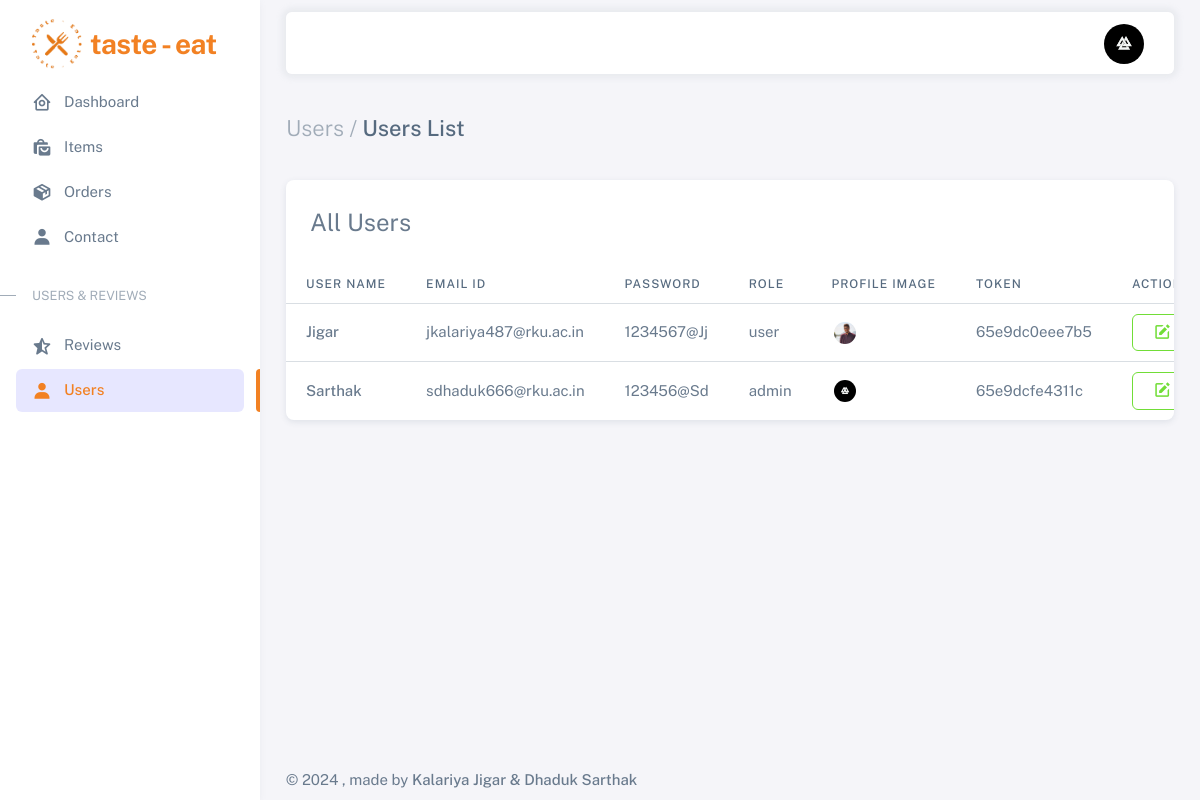
The app's page /users.php (signed in) with its own data.
### tables this page shows
CREATE TABLE `register` (
  `username` varchar(250) NOT NULL,
  `email` varchar(250) NOT NULL,
  `password` varchar(250) NOT NULL,
  `user` varchar(250) NOT NULL,
  `profilepic` varchar(250) NOT NULL,
  `token` varchar(250) NOT NULL
);

### users.php (the view, shortened to what this page needs)
<?php include './admin_include/header.php' ?>
<div class="content-wrapper">
  <div class="container-xxl flex-grow-1 container-p-y">
    <h4 class="py-3 mb-4"><span class="text-muted fw-light">Users /</span> Users List</h4>
    <div class="card">
      <div class="card-header d-flex justify-content-between" style="font-size: 1.5rem;">
        All Users
      </div>
      <div class="table-responsive text-nowrap">
        <table class="table table-hover">
          <thead>
            <tr>
              <th>User Name</th>
              <th>Email Id</th>
              <th>Password</th>
              <th>Role</th>
              <th>Profile Image</th>
              <th>Token</th>
              <th>Actions</th>
            </tr>
          </thead>
          <tbody class="table-border-bottom-0">
            <?php
            $q2 = "SELECT * FROM register";
            $qr2 = mysqli_query($con, $q2);
            if (mysqli_num_rows($qr2) > 0) {
              while ($roww = mysqli_fetch_assoc($qr2)) {
            ?>
                <tr>
                  <td><span class="fw-medium"><?php echo $roww['username']; ?></span></td>
                  <td><?php echo $roww['email']; ?></td>
                  <td><?php echo $roww['password']; ?></td>
                  <td><?php echo $roww['user']; ?></td>
                  <td>
                    <ul class="list-unstyled users-list m-0 avatar-group d-flex align-items-center">
                      <li data-bs-toggle="tooltip" data-popup="tooltip-custom" data-bs-placement="top" class="avatar avatar-xs pull-up" title="<?php echo $roww['username']; ?>">
                        <img src="uploaded_image/<?php echo $roww['profilepic']; ?>" alt="Avatar" class="rounded-circle" />
                      </li>
                    </ul>
                  </td>
                  <td><?php echo $roww['token']; ?></td>
                  <td>
                    <div class="d-flex justify-content-around">
                      <div class="btn-group" role="group" aria-label="First group">
                        <button type="button" class="btn btn-outline-success" data-bs-toggle="modal" data-bs-target="#modalCenter<?php echo $roww['username']; ?>">
                          <i class="tf-icons bx bxs-edit"></i>
                        </button>
                      </div>
                    </div>
                  </td>
                </tr>
            <?php
              }
            } else {
              echo "<h5 class='px-4'>No Record Found...</h5>";
            }
            ?>
          </tbody>
        </table>
      </div>
    </div>
  </div>
  <?php include './admin_include/footer.php' ?>

### admin_include/header.php (shortened to what this page needs)
<?php include_once 'connection.php' ?>
<!DOCTYPE html>
<html lang="en" class="light-style layout-menu-fixed layout-compact" dir="ltr" data-theme="theme-default" data-assets-path="./admin/assets/" data-template="vertical-menu-template-free">
<head>
  <link rel="stylesheet" href="./admin/assets/vendor/fonts/boxicons.css" />
  <link rel="stylesheet" href="./admin/assets/vendor/css/core.css" class="template-customizer-core-css" />
  <link rel="stylesheet" href="./admin/assets/vendor/css/theme-default.css" class="template-customizer-theme-css" />
  <link rel="stylesheet" href="./admin/assets/css/demo.css" />
  <link rel="stylesheet" href="./admin/assets/vendor/libs/perfect-scrollbar/perfect-scrollbar.css" />
  <link rel="stylesheet" href="./admin/assets/vendor/libs/apex-charts/apex-charts.css" />
</head>
<body>
  <div class="layout-wrapper layout-content-navbar">
    <div class="layout-container">
      <aside id="layout-menu" class="layout-menu menu-vertical menu bg-menu-theme">
        <div class="app-brand demo">
          <a href="index.php" class="app-brand-link">
            <img src="./admin/assets/img/favicon/favicon2.png" alt="" height="50rem" width="50rem">
            <span class="app-brand-text demo menu-text fw-bold ms-2" style="color: #F28123;">Taste - Eat</span>
          </a>
        </div>
        <ul class="menu-inner py-1">
          <li class="menu-item">
            <a href="index2.php" class="menu-link">
              <i class="menu-icon tf-icons bx bx-home-circle"></i>
              <div data-i18n="Dashboards">Dashboard</div>
            </a>
          </li>
          <li class="menu-item">
            <a href="items_list.php" class="menu-link">
              <i class="menu-icon tf-icons bx bxs-shopping-bags"></i>
              <div data-i18n="Layouts">Items</div>
            </a>
          </li>
          <li class="menu-item">
            <a href="order_list.php" class="menu-link">
              <i class="menu-icon tf-icons bx bxs-package"></i>
              <div data-i18n="Layouts">Orders</div>
            </a>
          </li>
          <li class="menu-item">
            <a href="contact_us.php" class="menu-link">
              <i class="menu-icon tf-icons bx bxs-user"></i>
              <div data-i18n="Layouts">Contact</div>
            </a>
          </li>
          <li class="menu-header small text-uppercase">
            <span class="menu-header-text">Users &amp; Reviews</span>
          </li>
          <li class="menu-item">
            <a href="reviews.php" class="menu-link">
              <i class="menu-icon tf-icons bx bxs-star-half"></i>
              <div data-i18n="Layouts">Reviews</div>
            </a>
          </li>
          <li class="menu-item">
            <a href="users.php" class="menu-link">
              <i class="menu-icon tf-icons bx bxs-user"></i>
              <div data-i18n="Layouts">Users</div>
            </a>
          </li>
      </aside>
      <div class="layout-page">
        <nav class="layout-navbar container-xxl navbar navbar-expand-xl navbar-detached align-items-center bg-navbar-theme" id="layout-navbar">
          <div class="navbar-nav-right d-flex align-items-center" id="navbar-collapse">
            <ul class="navbar-nav flex-row align-items-center ms-auto">
              <?php
              $username = $_SESSION['u'];
              $q_register = "SELECT * FROM `register` WHERE `username`='$username'";
              $q_register_r = mysqli_query($con, $q_register);
              if (mysqli_num_rows($q_register_r) == 1) {
                $register_row = mysqli_fetch_assoc($q_register_r);
              ?>
                <li class="nav-item navbar-dropdown dropdown-user dropdown">
                  <a class="nav-link dropdown-toggle hide-arrow" href="javascript:void(0);" data-bs-toggle="dropdown">
                    <div class="avatar">
                      <img src="uploaded_image/<?php echo $register_row['profilepic'] ?>" alt class="w-px-40 h-auto rounded-circle" />
                    </div>
                  </a>
                </li>
              <?php
              }
              ?>
            </ul>
          </div>
        </nav>

### admin/assets/css/demo.css (style rules this page uses)
.menu .app-brand.demo { height: 64px; margin-top: 12px; }
.app-brand-text.demo { font-size: 1.75rem; letter-spacing: -0.5px; text-transform: lowercase; }

### records on screen
register: profilepic (picture), username "Sarthak", email "sdhaduk666@rku.ac.in", password "123456@Sd", user "admin", token "65e9dcfe4311c"
register: username "Jigar", email "jkalariya487@rku.ac.in", password "1234567@Jj", user "user", profilepic (picture), token "65e9dc0eee7b5"
